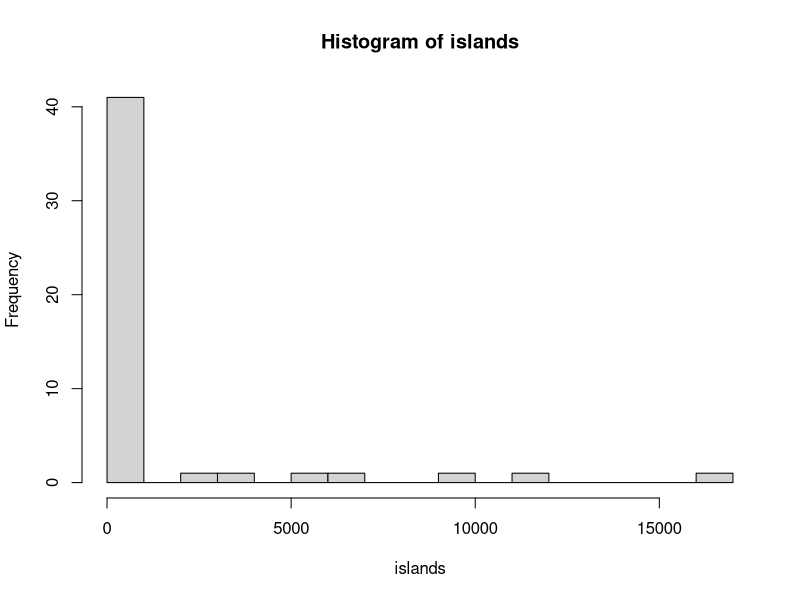
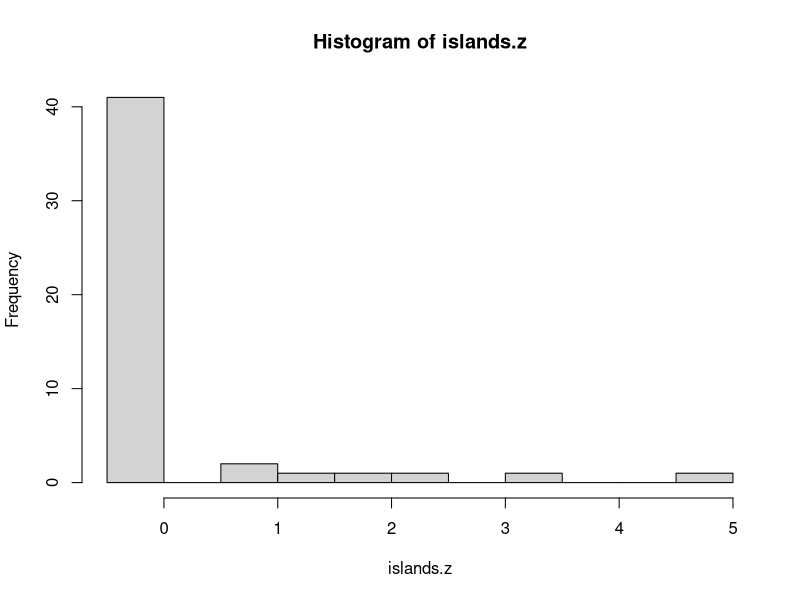
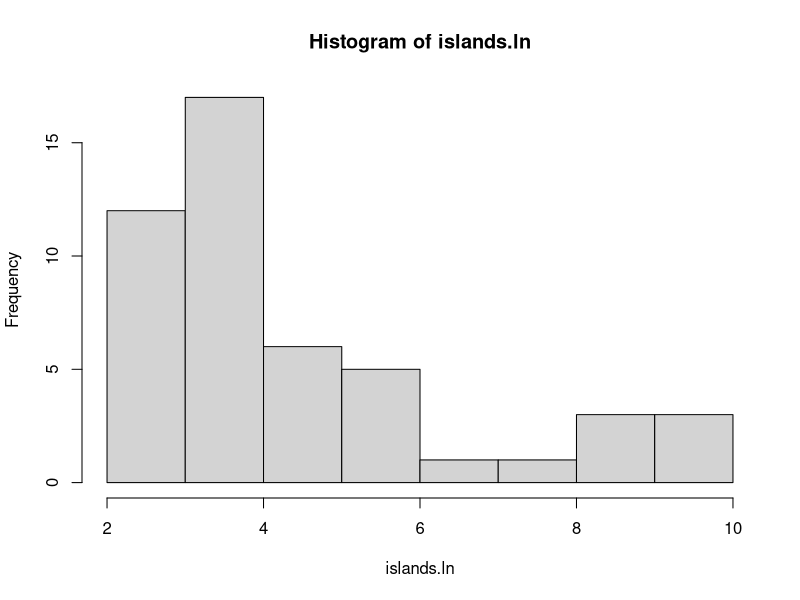

These figures' R source, in order:
rm(list = ls())
hist(islands, breaks = 16)
islands.z <- scale(islands)
?scale
hist(islands.z, breaks = 16)
mean(islands.z)
round(mean(islands.z), 2)
attr(islands.z, "scaled:center")
attr(islands.z, "scaled:scale")
island.z <- as.numeric(islands.z)
islands.ln <- log(islands)
hist(islands.ln)
i <- rank(islands.z)
i
?ifelse
continent <- ifelse(islands > 1000, 1, 0)
islands
